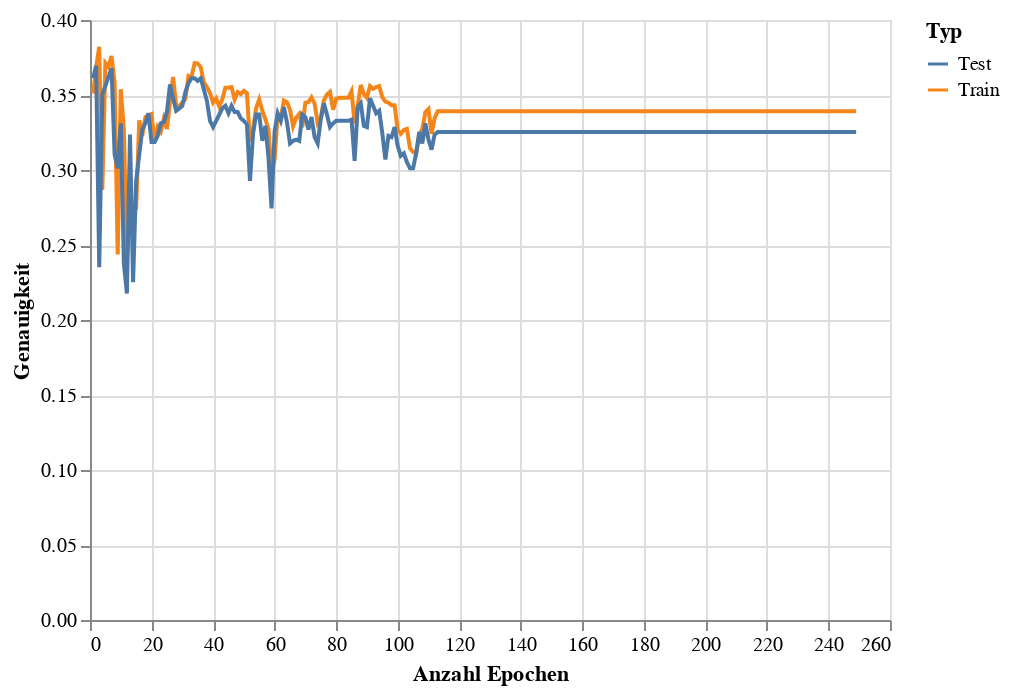

Write notebook code for a chart like this one.
### Code cell
train_eval_accuracy_chart = alt.Chart(accuracy_df).mark_line().encode(
    x = alt.X('Epoch',title='Anzahl Epochen'),
    y = alt.Y('Accuracy',title='Genauigkeit'),
    color = alt.Color('Type',title='Typ')
)
train_eval_accuracy_chart

### Figure 1 — Vega-Lite specification as saved in the notebook (floating-point values rounded to 4 significant figures; data arrays with more than 128 entries replaced by an {"elided": "..."} marker saying what was removed)
{"config": {"view": {"continuousWidth": 400, "continuousHeight": 300}}, "data": {"name": "data-0fe2e7b5151efa3eb068ed566592bf41"}, "mark": "line", "encoding": {"color": {"field": "Type", "title": "Typ", "type": "nominal"}, "x": {"field": "Epoch", "title": "Anzahl Epochen", "type": "quantitative"}, "y": {"field": "Accuracy", "title": "Genauigkeit", "type": "quantitative"}}, "$schema": "https://vega.github.io/schema/vega-lite/v4.17.0.json", "datasets": {"data-0fe2e7b5151efa3eb068ed566592bf41": {"elided": "498 records"}}}
